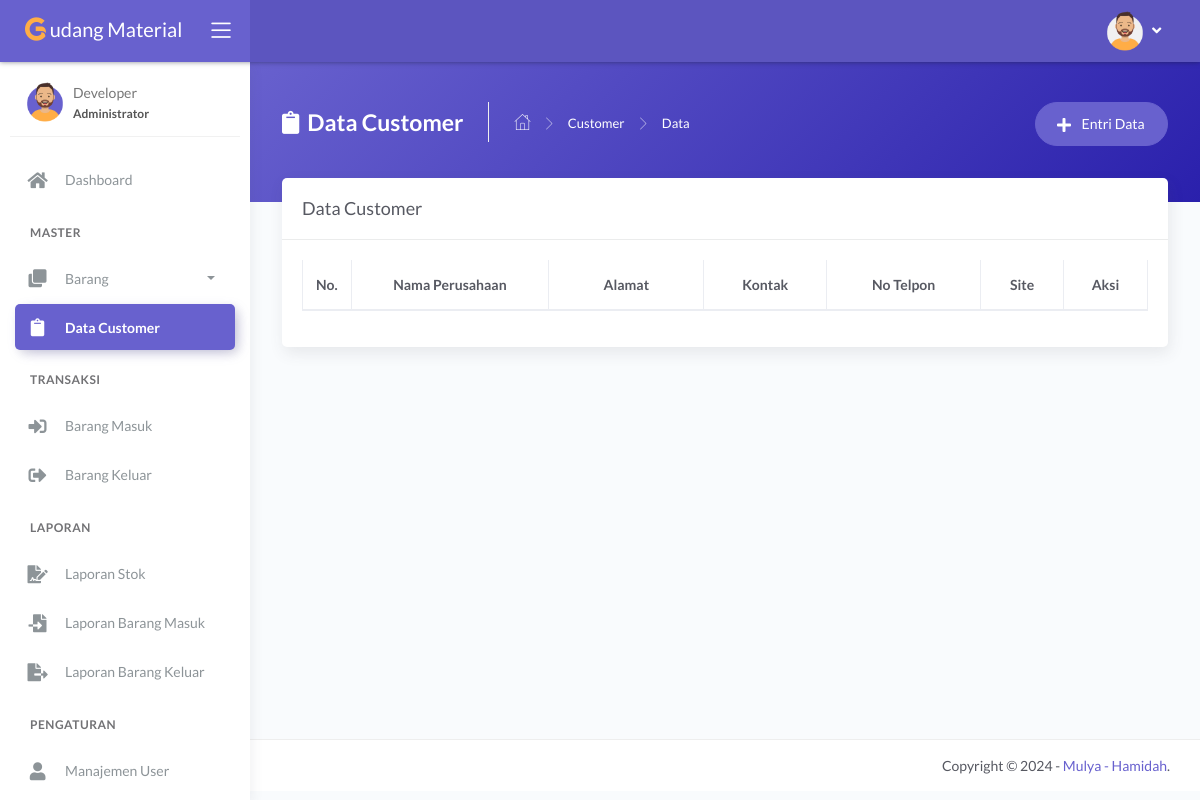
The app's page /main.php?module=data_customer (signed in), older data.
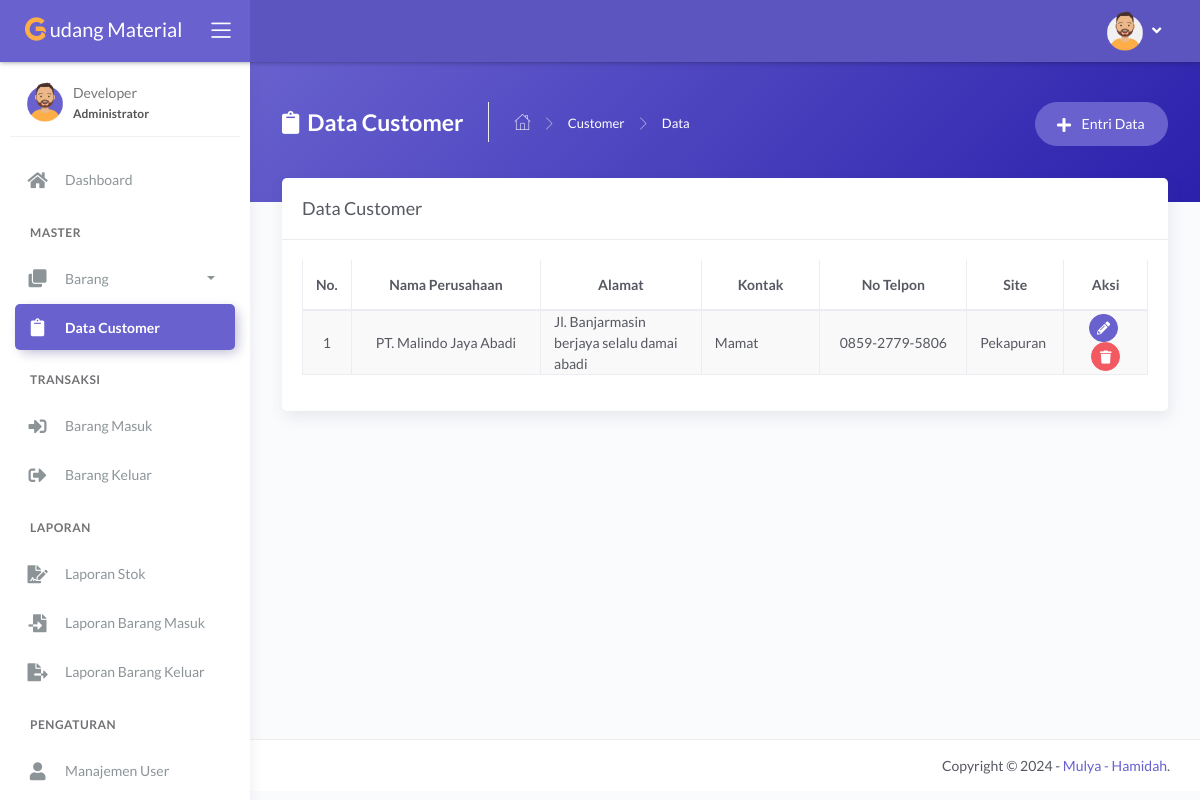
The same page, newer data.
### tables this page shows
CREATE TABLE `tbl_customer` (
  `id_customer` int(11) NOT NULL,
  `nama_perusahaan` varchar(50) NOT NULL,
  `alamat` varchar(50) NOT NULL,
  `kontak` varchar(25) DEFAULT NULL,
  `no_tlp` varchar(15) DEFAULT NULL,
  `sites` varchar(50) DEFAULT NULL
);

### modules/data-customer/tampil_data.php (the view, shortened to what this page needs)
<?php
if (basename($_SERVER['PHP_SELF']) === basename(__FILE__)) {
  header('location: 404.html');
}
else {
?>
  <div class="panel-header bg-secondary-gradient">
    <div class="page-inner py-45">
      <div class="d-flex align-items-left align-items-md-top flex-column flex-md-row">
        <div class="page-header text-white">
          <h4 class="page-title text-white"><i class="fas fa-clipboard mr-2"></i>Data Customer</h4>
          <ul class="breadcrumbs">
            <li class="nav-home"><a href="?module=dashboard"><i class="flaticon-home text-white"></i></a></li>
            <li class="separator"><i class="flaticon-right-arrow"></i></li>
            <li class="nav-item"><a href="?module=data_customer" class="text-white">Customer</a></li>
            <li class="separator"><i class="flaticon-right-arrow"></i></li>
            <li class="nav-item"><a>Data</a></li>
          </ul>
        </div>
        <div class="ml-md-auto py-2 py-md-0">
          <a href="?module=form_entri_customer" class="btn btn-secondary btn-round">
            <span class="btn-label"><i class="fa fa-plus mr-2"></i></span> Entri Data
          </a>
        </div>
      </div>
    </div>
  </div>
  <div class="page-inner mt--5">
    <div class="card">
      <div class="card-header">
        <div class="card-title">Data Customer</div>
      </div>
      <div class="card-body">
        <div class="table-responsive">
          <table id="basic-datatables" class="display table table-bordered table-striped table-hover">
            <thead>
              <tr>
                <th width="20"  class="text-center">No.</th>
                <th width="250" class="text-center">Nama Perusahaan</th>
                <th width="200" class="text-center">Alamat</th>
                <th width="150"  class="text-center">Kontak</th>
                <th width="200" class="text-center">No Telpon</th>
                <th width="100" class="text-center">Site</th>
                <th width="100" class="text-center">Aksi</th>
              </tr>
            </thead>
            <tbody>
              <?php
              $no = 1;
              $query = mysqli_query($mysqli, "SELECT *
                                              FROM tbl_customer
                                              ")
                                              or die('Ada kesalahan pada query tampil data : ' . mysqli_error($mysqli));
              while ($data = mysqli_fetch_assoc($query)) { ?>
              <?php
                $no_tlp = $data['no_tlp'];
                $format = substr($no_tlp, 0, 4) . "-" . substr($no_tlp, 4, 4) . "-" . substr($no_tlp, 8, 4);
              ?>
                <tr>
                  <td class="text-center"><?php echo $no++; ?></td>
                  <td  class="text-center"><?php echo $data['nama_perusahaan']; ?></td>
                  <td ><?php echo $data['alamat']; ?></td>
                  <td class="text-left"><?php echo $data['kontak']; ?></td>
                  <td class="text-center"><?php echo $format; ?></td>
                  <td ><?php echo $data['sites']; ?></td>
                  <td  class="text-center">
                    <div>
                      <a href="#>" class="btn btn-icon btn-round btn-secondary btn-sm mr-md-1" data-toggle="tooltip" data-placement="top" title="Ubah">
                        <i class="fas fa-pencil-alt fa-sm"></i>
                      </a>
                      <a href="modules/data-customer/proses_hapus.php?id=<?php echo $data['id_customer']; ?>" onclick="return confirm('Anda yakin ingin menghapus <?php echo $data['nama_perusahaan']; ?>?')" class="btn btn-icon btn-round btn-danger btn-sm" data-toggle="tooltip" data-placement="top" title="Hapus">
                        <i class="fas fa-trash fa-sm"></i>
                      </a>
                    </div>
                  </td>
                </tr>
              <?php } ?>
            </tbody>
          </table>
        </div>
      </div>
    </div>
  </div>
<?php } ?>

Row changes from the older to the newer data that the page shows:
added tbl_customer: nama_perusahaan "PT. Malindo Jaya Abadi", alamat "Jl. Banjarmasin berjaya selalu damai abadi", kontak "Mamat", no_tlp "0859-2779-5806", sites "Pekapuran"
